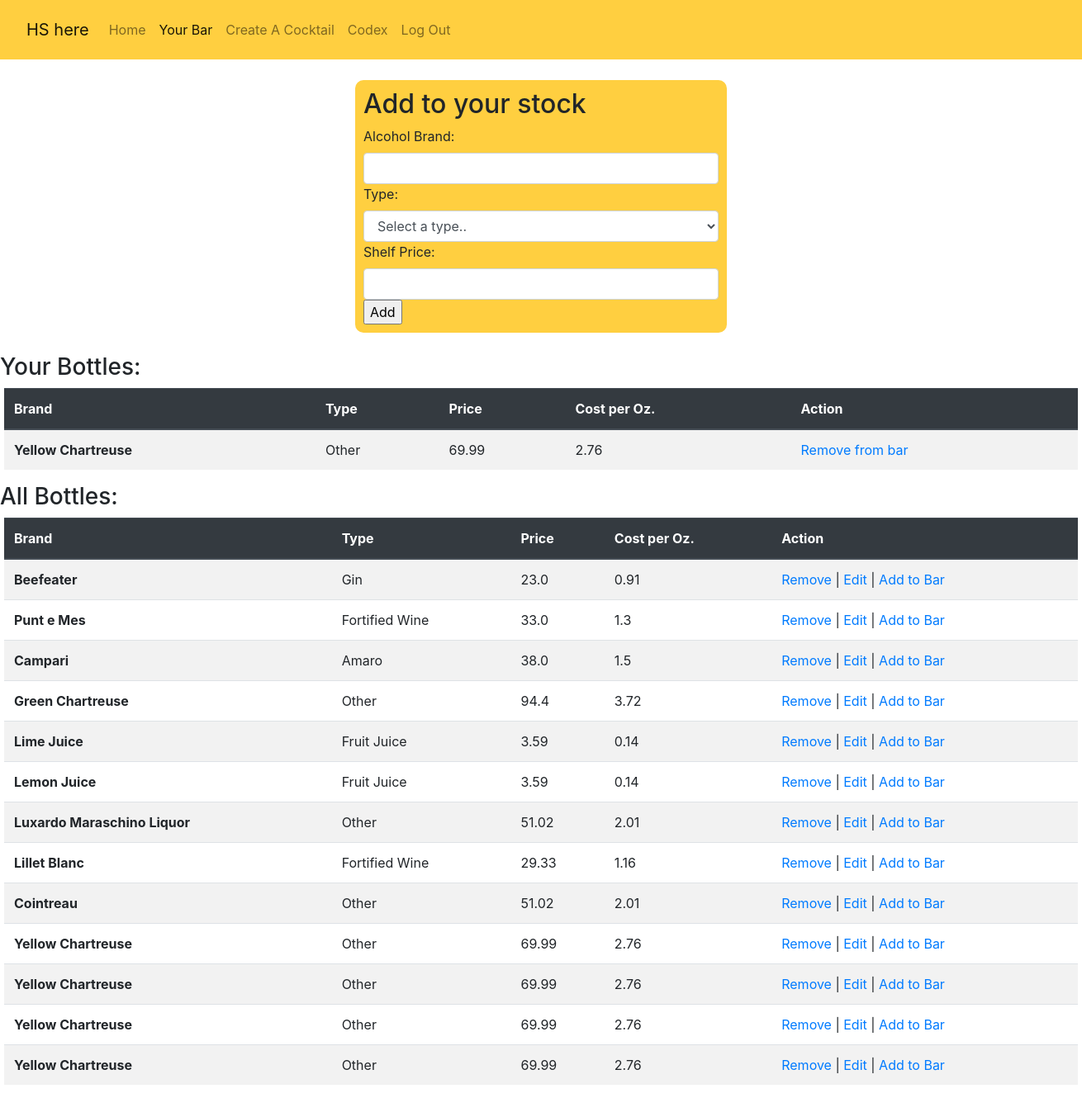
/your_bar (signed in), run on an earlier commit of the app's database.
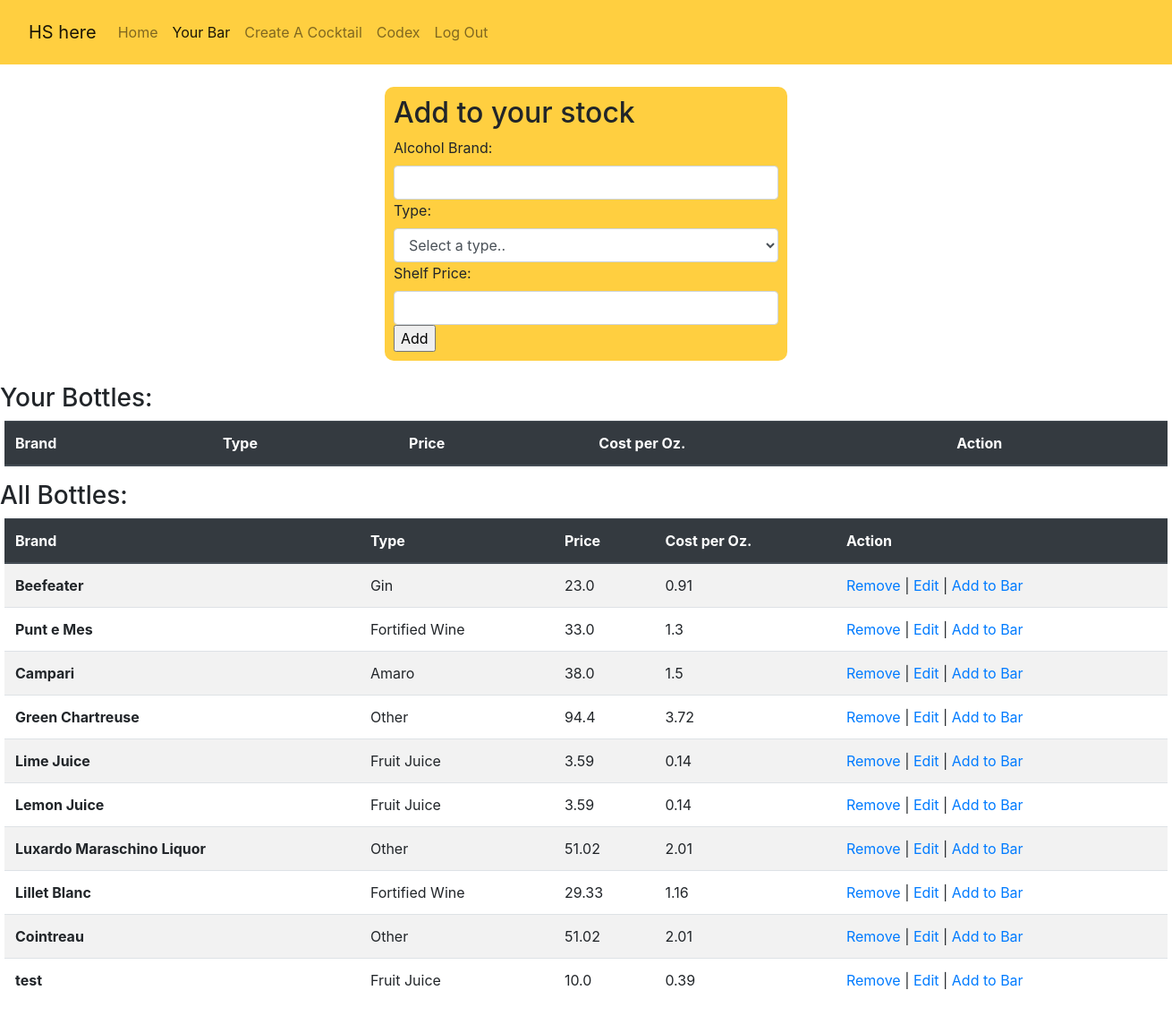
And on a later commit of the database.
### spirit_app/models.py (models this page shows)
class Alcohol(models.Model):
    brand = models.CharField(max_length=255)
    alcohol_type = models.CharField(max_length=255)
    cost = models.FloatField()
    ppo = models.FloatField()
    owned = models.ManyToManyField(Lead,related_name="bottles_owned")
    created_on = models.DateTimeField(auto_now_add=True)
    updated_on = models.DateTimeField(auto_now=True)
    objects = AlcoholManager()

### spirit_app/views.py (the view)
# urls.py: path('your_bar', views.your_bar),
def your_bar(request):
    if 'user' not in request.session:
        return redirect('/')
    context ={
        "bottles":Alcohol.objects.all(),
        "user" : Lead.objects.get(id= request.session['id'])
    } #THIS CONTEXT MAY CHANGE BASED ON HOW MANY BARS HAVE LOG INS
    return render(request, 'your_bar.html', context)

### spirit_app/templates/your_bar.html (shortened to what this page needs)
<!DOCTYPE html>
<html lang="en">
<head>
    <link rel="stylesheet" href="https://stackpath.bootstrapcdn.com/bootstrap/4.5.0/css/bootstrap.min.css">
    {% load static %}
    <link rel="stylesheet" href="{% static 'css/style.css'%}">
</head>
<body>
    <nav class="navbar navbar-expand-lg navbar-light" id="navigation">
        <div id="navigation" class="navbar navbar-expand-lg navbar-light">
            <a class="navbar-brand" href="/home">HS here</a>
            <div class="collapse navbar-collapse" id="navbarSupportedContent">
                <ul class="navbar-nav mr-auto">
                    <li class="nav-item">
                        <a class="nav-link" href="/home">Home</a>
                    </li>
                    <li class="nav-item active">
                        <a class="nav-link" href="/your_bar">Your Bar <span class="sr-only">(current)</span></a>
                    </li>
                    <li class="nav-item">
                        <a class="nav-link" href="/create_cocktail">Create A Cocktail</a>
                    </li>
                    <li class="nav-item">
                        <a class="nav-link" href="/codex">Codex</a>
                    </li>
                    <li class="nav-item">
                        <a class="nav-link" href="/log_out">Log Out</a>
                    </li>
                </ul>
            </div>
        </div>
    </nav>
    <div class="mx-auto pad_these" style="width: 450px;">
        <h2>Add to your stock</h2>
        <form action="/add_alcohol" method="POST">
            <label for="brand">Alcohol Brand:</label>
            <input type="text" name="brand" id="brand" class="form-control">
            <label for="alcohol_type">Type:</label>
            <select name="alcohol_type" id="alcohol_type" class="form-control">
                <option value="null">Select a type..</option>
            </select>
            <label for="cost">Shelf Price:</label>
            <input type="number" id="cost" name="cost" step="0.01" class="form-control">
            <input type="submit" value="Add">
        </form>
    </div>
    <h3>Your Bottles:</h3>
    <table class="table table-striped mx-auto" style="width: 1300px;">
        <thead class="thead-dark">
            <tr>
                <th>Brand</th>
                <th>Type</th>
                <th>Price</th>
                <th>Cost per Oz.</th>
                <th>Action</th>
            </tr>
        </thead>
        <tbody>
        {% for bottle in user.bottles_owned.all %}
            <tr>
                <th scope="row">{{bottle.brand}}</th>
                <td>{{bottle.alcohol_type}}</td>
                <td>{{bottle.cost}}</td>
                <td>{{bottle.ppo}}</td>
                <td><a href="/remove_from_bar/{{bottle.id}}">Remove from bar</a></td>
            </tr>
        {% endfor %}
        </tbody>
    </table>
    <h3>All Bottles:</h3>
    <table class="table table-striped mx-auto" style="width: 1300px;">
        <thead class="thead-dark">
            <tr>
                <th>Brand</th>
                <th>Type</th>
                <th>Price</th>
                <th>Cost per Oz.</th>
                <th>Action</th>
            </tr>
        </thead>
        <tbody>
        {% for bottle in bottles%}
            <tr>
                <th scope="row">{{bottle.brand}}</th>
                <td>{{bottle.alcohol_type}}</td>
                <td>{{bottle.cost}}</td>
                <td>{{bottle.ppo}}</td>
                <td><a href="/remove_alcohol/{{bottle.id}}">Remove </a>|<a href="/edit_alcohol/{{bottle.id}}"> Edit</a> | <a href="/adding_to_bar/{{bottle.id}}">Add to Bar</a></td>
            </tr>
        {% endfor %}
        </tbody>
    </table>
</body>
</html>

### spirit_app/static/css/style.css (style rules this page uses)
#navigation { background-color: #ffcf40; }
.pad_these { margin: 25px ; padding:10px; background-color: #ffcf40; border-radius: 10px; }

What changed in the data, as far as the page shows it:
removed Alcohol: brand "Yellow Chartreuse", alcohol_type "Other", cost "69.99", ppo "2.76"
removed Alcohol: brand "Yellow Chartreuse", alcohol_type "Other", cost "69.99", ppo "2.76", shown under "All Bottles:"
removed Alcohol: brand "Yellow Chartreuse", alcohol_type "Other", cost "69.99", ppo "2.76", shown under "All Bottles:"
removed Alcohol: brand "Yellow Chartreuse", alcohol_type "Other", cost "69.99", ppo "2.76", shown under "All Bottles:"
added Alcohol: brand "test", alcohol_type "Fruit Juice", cost "10.0", ppo "0.39", shown under "All Bottles:"
